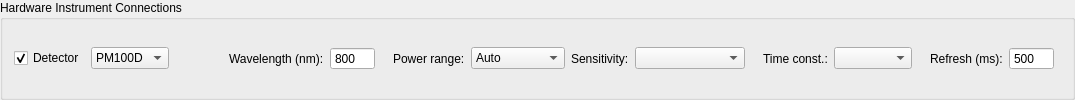
         <widget class="QGroupBox" name="grp_pm100d">
          <property name="title">
           <string>Hardware Instrument Connections</string>
          </property>
          <layout class="QHBoxLayout" name="layout_detector">
           <item>
            <widget class="QCheckBox" name="chk_detector_enable">
             <property name="toolTip">
              <string>Use the detector chosen on the right (PM100D power meter or lock-in) for the power reading. Unchecked: no detector is connected or read.</string>
             </property>
             <property name="text">
              <string>Detector</string>
             </property>
             <property name="checked">
              <bool>true</bool>
             </property>
            </widget>
           </item>
           <item>
            <widget class="QComboBox" name="combo_detector">
            <property name="toolTip">
             <string>&lt;html&gt;&lt;body&gt;&lt;p&gt;&lt;b&gt;Detector&lt;/b&gt;&lt;/p&gt;&lt;p&gt;&lt;b&gt;PM100D&lt;/b&gt;: thermal power meter, reading in mW (absolute power).&lt;/p&gt;&lt;p&gt;&lt;b&gt;Lock-in&lt;/b&gt;: an SR830 reads a fast detector (APD, PMT, one channel of a balanced detector) at the laser's 1 kHz trigger, connected to REF IN with the reference set to External. The reading is R (independent of the phase) in mV, proportional to the power but not calibrated in mW. Target and tolerances are then in mV.&lt;/p&gt;&lt;p&gt;Conn. Inst. connects the detector selected here; its address is set in Inst. Config.&lt;/p&gt;&lt;/body&gt;&lt;/html&gt;</string>
            </property>
             <item>
              <property name="text">
               <string>PM100D</string>
              </property>
             </item>
             <item>
              <property name="text">
               <string>Lock-in</string>
              </property>
             </item>
            </widget>
           </item>
           <item>
            <widget class="LedIndicator" name="led_detector" native="true">
             <property name="minimumSize">
              <size>
               <width>28</width>
               <height>28</height>
              </size>
             </property>
             <property name="maximumSize">
              <size>
               <width>28</width>
               <height>28</height>
              </size>
             </property>
            </widget>
           </item>
           <item>
            <spacer name="pm_led_spacer">
             <property name="orientation">
              <enum>Qt::Horizontal</enum>
             </property>
             <property name="sizeType">
              <enum>QSizePolicy::Fixed</enum>
             </property>
             <property name="sizeHint" stdset="0">
              <size>
               <width>20</width>
               <height>0</height>
              </size>
             </property>
            </spacer>
           </item>
           <item>
            <widget class="QWidget" name="widget_pm_settings">
             <layout class="QHBoxLayout" name="layout_pm_settings">
             <property name="leftMargin">
              <number>0</number>
             </property>
             <property name="topMargin">
              <number>0</number>
             </property>
             <property name="rightMargin">
              <number>0</number>
             </property>
             <property name="bottomMargin">
              <number>0</number>
             </property>
              <item>
               <widget class="QLabel" name="lbl_pm_wavelength">
                <property name="toolTip">
                 <string>&lt;html&gt;&lt;head/&gt;&lt;body&gt;&lt;p&gt;&lt;span style=&quot; font-weight:700;&quot;&gt;Wavelength (nm) - default 800 nm&lt;/span&gt;&lt;/p&gt;&lt;p&gt;Set it to the laser wavelength. The meter uses it to correct the reading with the sensor's calibration data; it does not select what the sensor detects.&lt;/p&gt;&lt;p&gt;Sent to the meter when the meter connects, and again every time you finish editing (Enter, or leaving the box). The value the meter accepted is shown back here. The limits of the box follow the connected sensor (S302C: 185 - 20000 nm).&lt;/p&gt;&lt;/body&gt;&lt;/html&gt;</string>
                </property>
                <property name="text">
                 <string>Wavelength (nm):</string>
                </property>
               </widget>
              </item>
              <item>
               <widget class="QSpinBox" name="spin_pm_wavelength">
                <property name="sizePolicy">
                 <sizepolicy hsizetype="Fixed" vsizetype="Fixed">
                  <horstretch>0</horstretch>
                  <verstretch>0</verstretch>
                 </sizepolicy>
                </property>
                <property name="toolTip">
                 <string>&lt;html&gt;&lt;head/&gt;&lt;body&gt;&lt;p&gt;&lt;span style=&quot; font-weight:700;&quot;&gt;Wavelength (nm) - default 800 nm&lt;/span&gt;&lt;/p&gt;&lt;p&gt;Set it to the laser wavelength. The meter uses it to correct the reading with the sensor's calibration data; it does not select what the sensor detects.&lt;/p&gt;&lt;p&gt;Sent to the meter when the meter connects, and again every time you finish editing (Enter, or leaving the box). The value the meter accepted is shown back here. The limits of the box follow the connected sensor (S302C: 185 - 20000 nm).&lt;/p&gt;&lt;/body&gt;&lt;/html&gt;</string>
                </property>
                <property name="buttonSymbols">
                 <enum>QAbstractSpinBox::NoButtons</enum>
                </property>
                <property name="minimum">
                 <number>185</number>
                </property>
                <property name="maximum">
                 <number>20000</number>
                </property>
                <property name="value">
                 <number>800</number>
                </property>
               </widget>
              </item>
              <item>
               <spacer name="pm_wl_spacer">
                <property name="orientation">
                 <enum>Qt::Horizontal</enum>
                </property>
                <property name="sizeType">
                 <enum>QSizePolicy::Fixed</enum>
                </property>
                <property name="sizeHint" stdset="0">
                 <size>
                  <width>12</width>
                  <height>0</height>
                 </size>
                </property>
               </spacer>
              </item>
              <item>
               <widget class="QLabel" name="lbl_pm_range">
                <property name="toolTip">
                 <string>&lt;html&gt;&lt;head/&gt;&lt;body&gt;&lt;p&gt;&lt;span style=&quot; font-weight:700;&quot;&gt;Power range&lt;/span&gt;&lt;/p&gt;&lt;p&gt;Auto: the meter picks the range itself (recommended).&lt;/p&gt;&lt;p&gt;A fixed range stops the meter from switching ranges; a power above it reads as over-range. The ranges are read from the meter when it connects and whenever the wavelength changes: they depend on the sensor and shift slightly with the wavelength (S302C at 800 nm: 3.695 mW, 34.99 mW, 347.9 mW, 3.477 W).&lt;/p&gt;&lt;p&gt;Applied to the meter at once.&lt;/p&gt;&lt;/body&gt;&lt;/html&gt;</string>
                </property>
                <property name="text">
                 <string>Power range:</string>
                </property>
               </widget>
              </item>
              <item>
               <widget class="QComboBox" name="combo_pm_range">
                <property name="sizePolicy">
                 <sizepolicy hsizetype="Fixed" vsizetype="Fixed">
                  <horstretch>0</horstretch>
                  <verstretch>0</verstretch>
                 </sizepolicy>
                </property>
                <property name="toolTip">
                 <string>&lt;html&gt;&lt;head/&gt;&lt;body&gt;&lt;p&gt;&lt;span style=&quot; font-weight:700;&quot;&gt;Power range&lt;/span&gt;&lt;/p&gt;&lt;p&gt;Auto: the meter picks the range itself (recommended).&lt;/p&gt;&lt;p&gt;A fixed range stops the meter from switching ranges; a power above it reads as over-range. The ranges are read from the meter when it connects and whenever the wavelength changes: they depend on the sensor and shift slightly with the wavelength (S302C at 800 nm: 3.695 mW, 34.99 mW, 347.9 mW, 3.477 W).&lt;/p&gt;&lt;p&gt;Applied to the meter at once.&lt;/p&gt;&lt;/body&gt;&lt;/html&gt;</string>
                </property>
                <property name="minimumContentsLength">
                 <number>8</number>
                </property>
                <item>
                 <property name="text">
                  <string>Auto</string>
                 </property>
                </item>
               </widget>
              </item>
             </layout>
            </widget>
           </item>
           <item>
            <widget class="QWidget" name="widget_lockin_settings">
             <layout class="QHBoxLayout" name="layout_lockin_settings">
             <property name="leftMargin">
              <number>0</number>
             </property>
             <property name="topMargin">
              <number>0</number>
             </property>
             <property name="rightMargin">
              <number>0</number>
             </property>
             <property name="bottomMargin">
              <number>0</number>
             </property>
              <item>
               <widget class="QLabel" name="lbl_lockin_sens">
                <property name="toolTip">
                 <string>&lt;html&gt;&lt;body&gt;&lt;p&gt;&lt;b&gt;Lock-in sensitivity&lt;/b&gt; (full scale)&lt;/p&gt;&lt;p&gt;Choose one above the largest signal of the scan: the readout shows the signal in % of full scale, and above 100 % the reading may be clipped (the scan log warns). Read from the lock-in when it connects, applied at once when changed.&lt;/p&gt;&lt;/body&gt;&lt;/html&gt;</string>
                </property>
                <property name="text">
                 <string>Sensitivity:</string>
                </property>
               </widget>
              </item>
              <item>
               <widget class="QComboBox" name="combo_lockin_sens">
                <property name="sizePolicy">
                 <sizepolicy hsizetype="Fixed" vsizetype="Fixed">
                  <horstretch>0</horstretch>
                  <verstretch>0</verstretch>
                 </sizepolicy>
                </property>
                <property name="toolTip">
                 <string>&lt;html&gt;&lt;body&gt;&lt;p&gt;&lt;b&gt;Lock-in sensitivity&lt;/b&gt; (full scale)&lt;/p&gt;&lt;p&gt;Choose one above the largest signal of the scan: the readout shows the signal in % of full scale, and above 100 % the reading may be clipped (the scan log warns). Read from the lock-in when it connects, applied at once when changed.&lt;/p&gt;&lt;/body&gt;&lt;/html&gt;</string>
                </property>
                <property name="minimumContentsLength">
                 <number>10</number>
                </property>
               </widget>
              </item>
              <item>
               <spacer name="lockin_sens_spacer">
                <property name="orientation">
                 <enum>Qt::Horizontal</enum>
                </property>
                <property name="sizeType">
                 <enum>QSizePolicy::Fixed</enum>
                </property>
                <property name="sizeHint" stdset="0">
                 <size>
                  <width>12</width>
                  <height>0</height>
                 </size>
                </property>
               </spacer>
              </item>
              <item>
               <widget class="QLabel" name="lbl_lockin_tc">
                <property name="toolTip">
                 <string>&lt;html&gt;&lt;body&gt;&lt;p&gt;&lt;b&gt;Lock-in time constant&lt;/b&gt;&lt;/p&gt;&lt;p&gt;After a stage move the output needs about 5 time constants to settle. Keep Wait Time at least 5 x the time constant and Refresh at least the time constant (faster readings are not independent). Longer: less noise, slower scan. Read from the lock-in when it connects, applied at once when changed.&lt;/p&gt;&lt;/body&gt;&lt;/html&gt;</string>
                </property>
                <property name="text">
                 <string>Time const.:</string>
                </property>
               </widget>
              </item>
              <item>
               <widget class="QComboBox" name="combo_lockin_tc">
                <property name="sizePolicy">
                 <sizepolicy hsizetype="Fixed" vsizetype="Fixed">
                  <horstretch>0</horstretch>
                  <verstretch>0</verstretch>
                 </sizepolicy>
                </property>
                <property name="toolTip">
                 <string>&lt;html&gt;&lt;body&gt;&lt;p&gt;&lt;b&gt;Lock-in time constant&lt;/b&gt;&lt;/p&gt;&lt;p&gt;After a stage move the output needs about 5 time constants to settle. Keep Wait Time at least 5 x the time constant and Refresh at least the time constant (faster readings are not independent). Longer: less noise, slower scan. Read from the lock-in when it connects, applied at once when changed.&lt;/p&gt;&lt;/body&gt;&lt;/html&gt;</string>
                </property>
                <property name="minimumContentsLength">
                 <number>6</number>
                </property>
               </widget>
              </item>
             </layout>
            </widget>
           </item>
           <item>
            <spacer name="refresh_spacer">
             <property name="orientation">
              <enum>Qt::Horizontal</enum>
             </property>
             <property name="sizeType">
              <enum>QSizePolicy::Fixed</enum>
             </property>
             <property name="sizeHint" stdset="0">
              <size>
               <width>12</width>
               <height>0</height>
              </size>
             </property>
            </spacer>
           </item>
           <item>
            <widget class="QLabel" name="lbl_pm_refresh">
             <property name="toolTip">
              <string>&lt;html&gt;&lt;head/&gt;&lt;body&gt;&lt;p&gt;&lt;span style=&quot; font-weight:700;&quot;&gt;Refresh interval (ms)&lt;/span&gt;&lt;/p&gt;&lt;p&gt;How often the detector is read. While no scan is running: the reading and the stage positions are shown at this interval. During a scan: after Wait Time the detector is read every Refresh + 0.1 s (the value at Start), see Avg. No.&lt;/p&gt;&lt;p&gt;The thermal sensor needs several seconds to follow a power change, so reading faster than about 500 ms shows little new. With the lock-in, use at least the time constant.&lt;/p&gt;&lt;/body&gt;&lt;/html&gt;</string>
             </property>
             <property name="text">
              <string>Refresh (ms):</string>
             </property>
            </widget>
           </item>
           <item>
            <widget class="QSpinBox" name="spin_pm_refresh">
             <property name="sizePolicy">
              <sizepolicy hsizetype="Fixed" vsizetype="Fixed">
               <horstretch>0</horstretch>
               <verstretch>0</verstretch>
              </sizepolicy>
             </property>
             <property name="toolTip">
              <string>&lt;html&gt;&lt;head/&gt;&lt;body&gt;&lt;p&gt;&lt;span style=&quot; font-weight:700;&quot;&gt;Refresh interval (ms)&lt;/span&gt;&lt;/p&gt;&lt;p&gt;How often the detector is read. While no scan is running: the reading and the stage positions are shown at this interval. During a scan: after Wait Time the detector is read every Refresh + 0.1 s (the value at Start), see Avg. No.&lt;/p&gt;&lt;p&gt;The thermal sensor needs several seconds to follow a power change, so reading faster than about 500 ms shows little new. With the lock-in, use at least the time constant.&lt;/p&gt;&lt;/body&gt;&lt;/html&gt;</string>
             </property>
             <property name="buttonSymbols">
              <enum>QAbstractSpinBox::NoButtons</enum>
             </property>
             <property name="minimum">
              <number>100</number>
             </property>
             <property name="maximum">
              <number>10000</number>
             </property>
             <property name="singleStep">
              <number>100</number>
             </property>
             <property name="value">
              <number>500</number>
             </property>
            </widget>
           </item>
           <item>
            <spacer name="pm_power_spacer">
             <property name="orientation">
              <enum>Qt::Horizontal</enum>
             </property>
            </spacer>
           </item>
          </layout>
         </widget>
